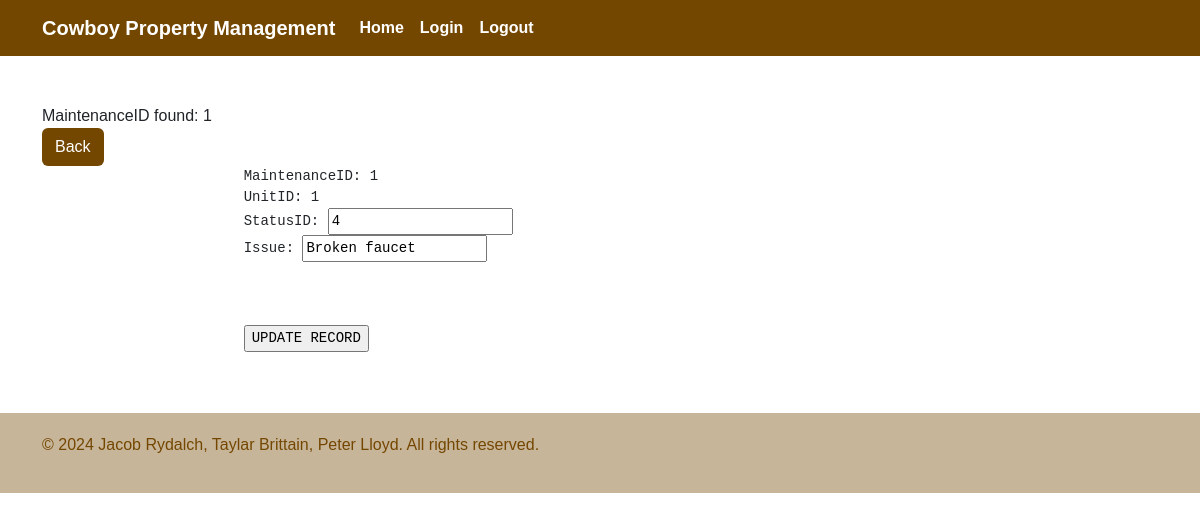
/updateMaintRequest.php?MaintenanceID=1 (signed in), run on the app's committed database.
### tables this page shows
CREATE TABLE IF NOT EXISTS `maintenance` (
  `MaintenanceID` int UNSIGNED NOT NULL AUTO_INCREMENT,
  `UnitID` int UNSIGNED NOT NULL,
  `StatusID` tinyint UNSIGNED NOT NULL,
  `Date` date NOT NULL,
  `Issue` varchar(500) NOT NULL,
  PRIMARY KEY (`MaintenanceID`),
  KEY `UnitID` (`UnitID`),
  KEY `StatusID` (`StatusID`)
);

### updateMaintRequest.php (the view, shortened to what this page needs)
<!DOCTYPE html>
<html>
	<head>
		<link href="https://cdn.jsdelivr.net/npm/bootstrap@5.3.3/dist/css/bootstrap.min.css" rel="stylesheet">
		<link href="cpm-universal-styles.css" rel="stylesheet">
	</head>
	<body>
		<nav class="navbar navbar-expand-lg custom-navbar">
			<div class="container">
			    <a class="navbar-brand custom-navbar-item" href="public-home.php">Cowboy Property Management</a>
				<div class="collapse navbar-collapse text-center" id="navbarNav">
					<ul class="navbar-nav ml-auto">
						<li class="nav-item">
							<a class="nav-link custom-navbar-item" href="public-home.php" >Home</a>
						</li>
						<li class="nav-item">
							<a class="nav-link custom-navbar-item" href="login-form.php" >Login</a>
						</li>
						<li class="nav-item">
							<a class="nav-link custom-navbar-item" href="logout.php" >Logout</a>
						</li>
					</ul>
				</div>
			</div>
		</nav>
		<br>
		<br>
		<div class='container'>
		<?php
		require_once 'login.php';
		$conn = new mysqli($hn, $un, $pw, $db);
		if (isset($_GET['MaintenanceID'])) {
			echo "MaintenanceID found: " . $_GET['MaintenanceID'] . "<br>";
			$maintenanceID = $_GET['MaintenanceID'];
			echo "<a href='maintenance-details.php?MaintenanceID=$maintenanceID' class='btn custom-btn1'>Back</a>";
			$query = "SELECT * FROM maintenance WHERE MaintenanceID = $maintenanceID";
			$result = $conn->query($query);
			if ($result->num_rows > 0) {
				while ($row = $result->fetch_array(MYSQLI_ASSOC)) {
					echo <<<_END
							<form action='updateMaintRequest.php?MaintenanceID=$maintenanceID' method='post'>
								<pre>
									MaintenanceID: $row[MaintenanceID]
									UnitID: $row[UnitID]
									StatusID: <input type='text' name='statusid' value='$row[StatusID]'>
									Issue: <input type='text' name='issue' value='$row[Issue]'>
									<input type='hidden' name='update' value='yes'>
									<input type='hidden' name='MaintenanceID' value='$row[MaintenanceID]'>
									<input type='submit' value='UPDATE RECORD'>
								</pre>
							</form>
						_END;
				}
			} else {
				echo "No records found for the given MaintenanceID.";
			}
		}
		?>
		</div>
		<br>
		<div class='custom-footer'>
			<div class='container'>
				<p style='color: #744700;'>&copy; 2024 Jacob Rydalch, Taylar Brittain, Peter Lloyd. All rights reserved.</p>
			</div>
		</div>
	</body>
</html>

### cpm-universal-styles.css (style rules this page uses)
body { font-family: Arial; }
.custom-footer { background-color: #c7b599; padding: 20px; width: 100%; }
.custom-navbar { background-color: #744700; }
.custom-navbar-item { color: white; font-weight: bold; }
.custom-btn1 { background-color: #744700; color: white; }

### data on the page
maintenance: MaintenanceID "1", UnitID "1", statusid "4", issue "Broken faucet"

### other printed values
$_GET['MaintenanceID'] "1"
